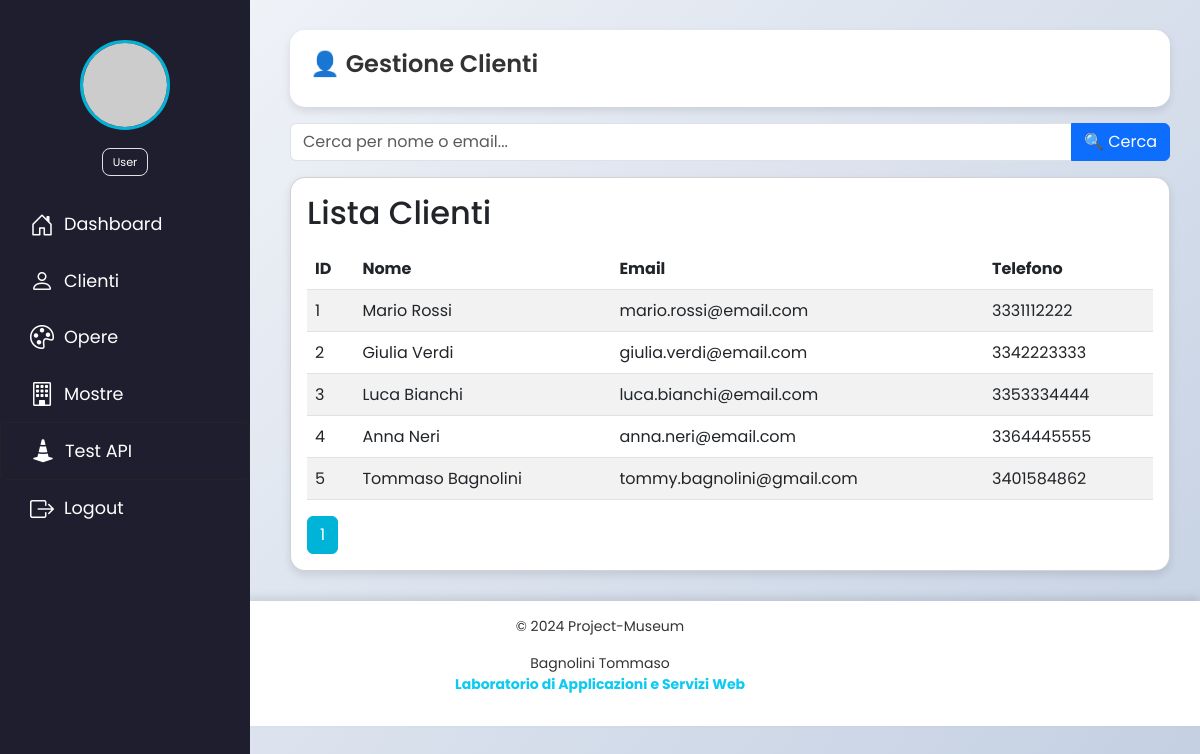
The app's page /azioni/gestione_clienti.php (signed in) with its own data.
### tables this page shows
CREATE TABLE `clienti` (
  `cli_id` int(11) UNSIGNED NOT NULL AUTO_INCREMENT,
  `cli_nome` varchar(200) NOT NULL,
  `cli_email` varchar(150) NOT NULL,
  `cli_telefono` varchar(20) DEFAULT NULL,
  PRIMARY KEY (`cli_id`),
  UNIQUE KEY `cli_email` (`cli_email`)
);

### config/Database.php (called while the page is built, shortened)
<?php
class Database implements IDatabase {
    private $host = DB_HOST;
    private $user = DB_USER;
    private $pass = DB_PASS;
    private $dbname = DB_NAME;
    private $dbh;
    private $stmt;
    public function __construct($host = null, $user = null, $pass = null, $dbname = null) {
        $this->host = $host ?? $this->host;
        $this->user = $user ?? $this->user;
        $this->pass = $pass ?? $this->pass;
        $this->dbname = $dbname ?? $this->dbname;
        $dsn = "mysql:host={$this->host};dbname={$this->dbname}";
        $opt = [
            PDO::ATTR_PERSISTENT => false,
            PDO::ATTR_ERRMODE => PDO::ERRMODE_EXCEPTION
        ];
        try {
            $this->dbh = new PDO($dsn, $this->user, $this->pass, $opt);
            $this->dbh->exec("SET NAMES 'utf8'");
        } catch (PDOException $e) {
            die("❌ Errore connessione al DB: " . $e->getMessage());
        }
    }
    public function query($sql): void {
        $this->stmt = $this->dbh->prepare($sql);
    }
    public function execute($data = null): bool {
        try {
            return $this->stmt->execute($data);
        } catch (PDOException $e) {
            die("❌ Errore relativo al PDO: " . $e->getMessage());
        }
    }
    public function resultset(): array {
        $this->execute();
        return $this->stmt->fetchAll(PDO::FETCH_ASSOC);
    }
}

### inc/require.php (called while the page is built, shortened)
<?php
$base = __DIR__ . '/../';
require_once $base . 'config/Database.php';
require_once $base . 'classi/Utils.php';
require_once $base . 'classi/Cliente.php';
require_once $base . 'classi/Opera.php';
require_once $base . 'classi/Mostra.php';
require_once $base . 'classi/Utente.php';
try {
    $dbo = new Database();
} catch (Exception $e) {
    exit("❌ Errore di connessione al Database '$dbo->dbname': " . $e->getMessage());
}

### classi/Cliente.php (called while the page is built, shortened)
<?php
require_once __DIR__ . '/../inc/require.php';
class Cliente
{
    static protected $tabella = 'clienti';
    static function getClienti($where = "", $bind = [])
    {
        global $dbo;
        $query = "SELECT * FROM " . self::$tabella . " WHERE 1 $where";
        $dbo->query($query);
        $dbo->execute($bind);
        return $dbo->resultset();
    }
}
?>

### azioni/gestione_clienti.php (the view, shortened to what this page needs)
<?php
require_once __DIR__ . '/../inc/require.php';
require_once __DIR__ . '/../inc/head.php';
$limit = 5;
$page = $_GET['page'] ?? 1;
$offset = ($page - 1) * $limit;
$total_clienti = count(Cliente::getClienti());
$total_pages = ceil($total_clienti / $limit);
$search = $_GET['search'] ?? '';
$where = '';
$bind = [];
$clienti = Cliente::getClienti("$where LIMIT $limit OFFSET $offset", $bind);
?>
<!DOCTYPE html>
<html lang="it">
<body>
    <?php require_once __DIR__ . '/../inc/sidebar.php'; ?>
    <div class="container-custom">
        <div class="dashboard-header">
            <h1>👤 Gestione Clienti</h1>
        </div>
        <form method="GET" class="my-3">
            <div class="input-group">
                <input type="text" name="search" class="form-control" placeholder="Cerca per nome o email..." value="<?= htmlspecialchars($search) ?>">
                <button type="submit" class="btn btn-primary">🔍 Cerca</button>
            </div>
        </form>
        <div class="card card-custom p-3">
            <h2 class="mb-3">Lista Clienti</h2>
            <table class="table table-striped table-hover">
                <thead>
                    <tr>
                        <th>ID</th>
                        <th>Nome</th>
                        <th>Email</th>
                        <th>Telefono</th>
                    </tr>
                </thead>
                <tbody>
                    <?php foreach ($clienti as $cliente): ?>
                        <tr>
                            <td><?= $cliente['cli_id'] ?></td>
                            <td><?= htmlspecialchars($cliente['cli_nome']) ?></td>
                            <td><?= htmlspecialchars($cliente['cli_email']) ?></td>
                            <td><?= htmlspecialchars($cliente['cli_telefono']) ?></td>
                        </tr>
                    <?php endforeach; ?>
                </tbody>
            </table>
            <nav>
                <ul class="pagination mb-0">
                    <?php for ($i = 1; $i <= $total_pages; $i++): ?>
                        <li class="page-item <?= ($i == $page) ? 'active' : '' ?>">
                            <a class="page-link" href="?page=<?= $i ?>"><?= $i ?></a>
                        </li>
                    <?php endfor; ?>
                </ul>
            </nav>
        </div>
    </div>
    <?php require_once __DIR__ . '/../inc/footer.php'; ?>
</body>
</html>

### css/app.css (style rules this page uses)
* { margin: 0; padding: 0; box-sizing: border-box; }
body { font-family: 'Poppins', sans-serif; background: linear-gradient(135deg, #f5f7fa, #c3cfe2); color: #333; min-height: 100vh; }
.dashboard-header { display: flex; justify-content: space-between; align-items: center; background: white; padding: 20px; border-radius: 15px; box-shadow: 0 4px 8px rgba(0, 0, 0, 0.1); }
.dashboard-header h1 { font-weight: 600; font-size: 24px; }
.container-custom { margin-left: 260px; padding: 30px; flex: 1; }
.pagination .page-item.active .page-link { background-color: #00b4d8; border-color: #00b4d8; }
.card-custom { border-radius: 15px; box-shadow: 0 4px 8px rgba(0, 0, 0, 0.1); }
ul { padding-left: 1.2rem; }

### records on screen
clienti: cli_id "1", cli_nome "Mario Rossi", cli_email "mario.rossi@email.com", cli_telefono "3331112222"
clienti: cli_id "2", cli_nome "Giulia Verdi", cli_email "giulia.verdi@email.com", cli_telefono "3342223333"
clienti: cli_id "3", cli_nome "Luca Bianchi", cli_email "luca.bianchi@email.com", cli_telefono "3353334444"
clienti: cli_id "4", cli_nome "Anna Neri", cli_email "anna.neri@email.com", cli_telefono "3364445555"
clienti: cli_id "5", cli_nome "Tommaso Bagnolini", cli_email "tommy.bagnolini@gmail.com", cli_telefono "3401584862"

### other values on screen
$user_role "User"
$label "Dashboard"
$label "Clienti"
$label "Opere"
$label "Mostre"
